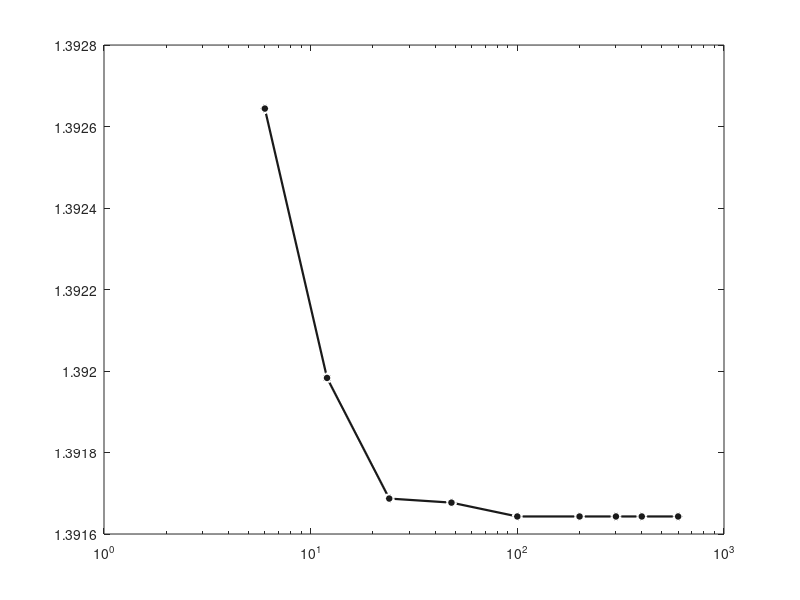

This figure's MATLAB source: (Note: this script raises an error after producing the figure.)
%% sensitivity_n_logX_clean.m
%% X对数轴：自动放大n=6,12,24,48；后端100‑600压缩；无网格
clear; clc; close all;

n_list  = [6, 12, 24, 48, 100, 200, 300, 400, 600];
T_rec   = [1.392644, 1.391983, 1.391687, 1.391677, 1.391643, ...
           1.391643, 1.391643, 1.391643, 1.391643];
T_inf   = 1.391643;

figure('Color','w','Position',[100,100,760,420]);

fs = 10.5;
lw_curve = 1.6;
lw_ref   = 1.2;
ms       = 6.5;

semilogx(n_list, T_rec, 'o-', ...
    'Color', [0.10, 0.10, 0.10], ...
    'MarkerFaceColor', [0.10, 0.10, 0.10], ...
    'MarkerEdgeColor', 'w', ...
    'MarkerSize', ms, ...
    'LineWidth', lw_curve);
hold on;

% 收敛基准线
yline(T_inf, '--', ...
    'Color', [0.65, 0.25, 0.25], ...
    'LineWidth', lw_ref);

% n=100标记
idx_100 = find(n_list == 100);
semilogx(n_list(idx_100), T_rec(idx_100), 'o', ...
    'Color', [0, 0.45, 0.70], ...
    'MarkerFaceColor', [0, 0.45, 0.70], ...
    'MarkerEdgeColor', 'w', ...
    'MarkerSize', 9);

text(110, 1.391685, '\it n \rm = 100', ...
    'FontSize', 9, 'Color', [0, 0.45, 0.70]);

%% 坐标轴设置
xlabel('圆周采样点数 \it n', 'FontSize', fs);
ylabel('有效遮蔽时长 \it T \rm (s)', 'FontSize', fs);

xlim([5, 650]);
ylim([1.3910, 1.3930]);

% 强制显示全部原始n作为刻度
xticks(n_list);
xticklabels(string(n_list));

grid off;       % 彻底关闭网格
set(gca, 'LineWidth',0.85);
set(gca, 'FontName','Times New Roman');
set(gca, 'FontSize',fs);
set(gca, 'Box','on');

legend({'计算遮蔽时长','收敛极限 \it T\rm_\infty = 1.391643 s','模型选用点'},...
    'Location','southwest','Box','off','FontSize',9);

print(gcf,'sensitivity_n_logX_clean','-dpng','-r300');
fprintf('输出完成，对数X轴，前几个点自动拉开间距\n');
